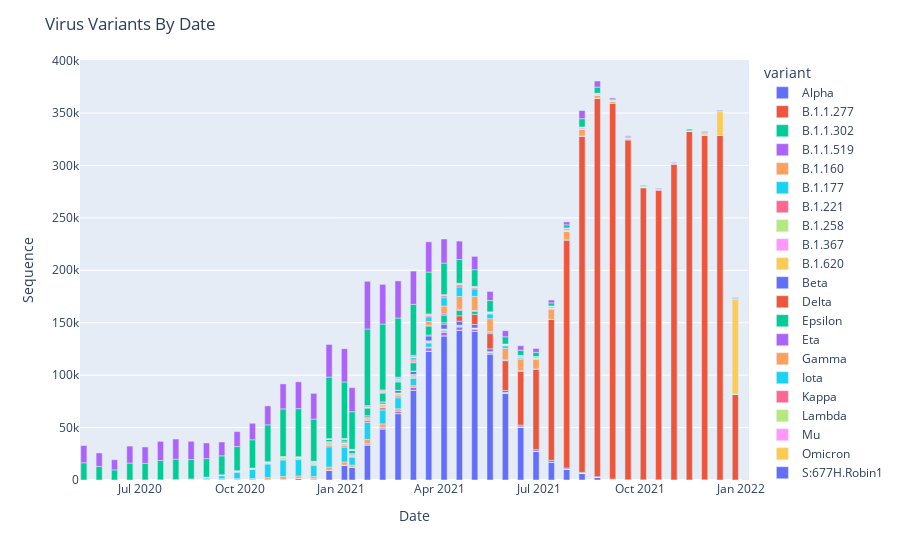

Source (notebook cell):
### Markdown cell above
# ============================================================
# Visualizing Data:

### Code cell
# by date

date = omi.groupby(['date', 'variant'])['num_sequences'].sum().reset_index()
data_vis = px.bar(date, x = 'date', y = 'num_sequences', color='variant')
data_vis.update_layout(
        title={
            'text' : 'Virus Variants By Date',
        },
    xaxis_title="Date",
    yaxis_title="Sequence"
)
data_vis.show()

### Figure 1 — Plotly figure (JSON) as saved in the notebook; plotly's stock layout.template omitted (floating-point values rounded to 4 significant figures)
{"data": [{"alignmentgroup": "True", "hovertemplate": "variant=Alpha<br>date=%{x}<br>num_sequences=%{y}<extra></extra>", "legendgroup": "Alpha", "marker": {"color": "#636efa", "pattern": {"shape": ""}}, "name": "Alpha", "offsetgroup": "Alpha", "orientation": "v", "showlegend": true, "textposition": "auto", "type": "bar", "x": ["2020-05-11", "2020-05-25", "2020-06-08", "2020-06-22", "2020-07-06", "2020-07-20", "2020-08-03", "2020-08-17", "2020-08-31", "2020-09-14", "2020-09-28", "2020-10-12", "2020-10-26", "2020-11-09", "2020-11-23", "2020-12-07", "2020-12-21", "2021-01-04", "2021-01-11", "2021-01-25", "2021-02-08", "2021-02-22", "2021-03-08", "2021-03-22", "2021-04-05", "2021-04-19", "2021-05-03", "2021-05-17", "2021-05-31", "2021-06-14", "2021-06-28", "2021-07-12", "2021-07-26", "2021-08-09", "2021-08-23", "2021-09-06", "2021-09-20", "2021-10-04", "2021-10-18", "2021-11-01", "2021-11-15", "2021-11-29", "2021-12-13", "2021-12-27", "2022-01-05"], "xaxis": "x", "y": [0, 0, 0, 0, 0, 0, 0, 0, 0, 0, 3, 15, 47, 381, 1450, 1128, 9061, 14002, 12101, 33497, 48817, 63335, 85363, 122805, 137566, 142801, 141711, 120332, 82479, 50137, 27240, 16749, 10348, 6747, 2893, 834, 291, 103, 136, 43, 36, 123, 17, 4, 0], "yaxis": "y"}, {"alignmentgroup": "True", "hovertemplate": "variant=B.1.1.277<br>date=%{x}<br>num_sequences=%{y}<extra></extra>", "legendgroup": "B.1.1.277", "marker": {"color": "#EF553B", "pattern": {"shape": ""}}, "name": "B.1.1.277", "offsetgroup": "B.1.1.277", "orientation": "v", "showlegend": true, "textposition": "auto", "type": "bar", "x": ["2020-05-11", "2020-05-25", "2020-06-08", "2020-06-22", "2020-07-06", "2020-07-20", "2020-08-03", "2020-08-17", "2020-08-31", "2020-09-14", "2020-09-28", "2020-10-12", "2020-10-26", "2020-11-09", "2020-11-23", "2020-12-07", "2020-12-21", "2021-01-04", "2021-01-11", "2021-01-25", "2021-02-08", "2021-02-22", "2021-03-08", "2021-03-22", "2021-04-05", "2021-04-19", "2021-05-03", "2021-05-17", "2021-05-31", "2021-06-14", "2021-06-28", "2021-07-12", "2021-07-26", "2021-08-09", "2021-08-23", "2021-09-06", "2021-09-20", "2021-10-04", "2021-10-18", "2021-11-01", "2021-11-15", "2021-11-29", "2021-12-13", "2021-12-27", "2022-01-05"], "xaxis": "x", "y": [0, 0, 0, 0, 0, 7, 12, 43, 94, 143, 178, 120, 155, 180, 72, 42, 28, 29, 10, 20, 21, 12, 9, 3, 0, 1, 0, 0, 0, 0, 0, 2, 2, 0, 0, 0, 0, 0, 0, 0, 0, 0, 0, 0, 0], "yaxis": "y"}, {"alignmentgroup": "True", "hovertemplate": "variant=B.1.1.302<br>date=%{x}<br>num_sequences=%{y}<extra></extra>", "legendgroup": "B.1.1.302", "marker": {"color": "#00cc96", "pattern": {"shape": ""}}, "name": "B.1.1.302", "offsetgroup": "B.1.1.302", "orientation": "v", "showlegend": true, "textposition": "auto", "type": "bar", "x": ["2020-05-11", "2020-05-25", "2020-06-08", "2020-06-22", "2020-07-06", "2020-07-20", "2020-08-03", "2020-08-17", "2020-08-31", "2020-09-14", "2020-09-28", "2020-10-12", "2020-10-26", "2020-11-09", "2020-11-23", "2020-12-07", "2020-12-21", "2021-01-04", "2021-01-11", "2021-01-25", "2021-02-08", "2021-02-22", "2021-03-08", "2021-03-22", "2021-04-05", "2021-04-19", "2021-05-03", "2021-05-17", "2021-05-31", "2021-06-14", "2021-06-28", "2021-07-12", "2021-07-26", "2021-08-09", "2021-08-23", "2021-09-06", "2021-09-20", "2021-10-04", "2021-10-18", "2021-11-01", "2021-11-15", "2021-11-29", "2021-12-13", "2021-12-27", "2022-01-05"], "xaxis": "x", "y": [0, 0, 0, 0, 0, 3, 8, 12, 24, 32, 27, 31, 21, 21, 27, 29, 42, 21, 7, 45, 33, 51, 42, 4, 5, 0, 0, 0, 0, 0, 0, 0, 0, 0, 0, 0, 0, 0, 0, 1, 0, 0, 0, 0, 0], "yaxis": "y"}, {"alignmentgroup": "True", "hovertemplate": "variant=B.1.1.519<br>date=%{x}<br>num_sequences=%{y}<extra></extra>", "legendgroup": "B.1.1.519", "marker": {"color": "#ab63fa", "pattern": {"shape": ""}}, "name": "B.1.1.519", "offsetgroup": "B.1.1.519", "orientation": "v", "showlegend": true, "textposition": "auto", "type": "bar", "x": ["2020-05-11", "2020-05-25", "2020-06-08", "2020-06-22", "2020-07-06", "2020-07-20", "2020-08-03", "2020-08-17", "2020-08-31", "2020-09-14", "2020-09-28", "2020-10-12", "2020-10-26", "2020-11-09", "2020-11-23", "2020-12-07", "2020-12-21", "2021-01-04", "2021-01-11", "2021-01-25", "2021-02-08", "2021-02-22", "2021-03-08", "2021-03-22", "2021-04-05", "2021-04-19", "2021-05-03", "2021-05-17", "2021-05-31", "2021-06-14", "2021-06-28", "2021-07-12", "2021-07-26", "2021-08-09", "2021-08-23", "2021-09-06", "2021-09-20", "2021-10-04", "2021-10-18", "2021-11-01", "2021-11-15", "2021-11-29", "2021-12-13", "2021-12-27", "2022-01-05"], "xaxis": "x", "y": [0, 0, 0, 0, 0, 0, 0, 0, 0, 0, 0, 0, 1, 5, 17, 34, 82, 184, 244, 925, 1067, 2124, 2961, 3100, 3420, 3241, 2276, 1573, 800, 426, 231, 74, 18, 9, 2, 3, 5, 0, 0, 2, 1, 0, 0, 0, 0], "yaxis": "y"}, {"alignmentgroup": "True", "hovertemplate": "variant=B.1.160<br>date=%{x}<br>num_sequences=%{y}<extra></extra>", "legendgroup": "B.1.160", "marker": {"color": "#FFA15A", "pattern": {"shape": ""}}, "name": "B.1.160", "offsetgroup": "B.1.160", "orientation": "v", "showlegend": true, "textposition": "auto", "type": "bar", "x": ["2020-05-11", "2020-05-25", "2020-06-08", "2020-06-22", "2020-07-06", "2020-07-20", "2020-08-03", "2020-08-17", "2020-08-31", "2020-09-14", "2020-09-28", "2020-10-12", "2020-10-26", "2020-11-09", "2020-11-23", "2020-12-07", "2020-12-21", "2021-01-04", "2021-01-11", "2021-01-25", "2021-02-08", "2021-02-22", "2021-03-08", "2021-03-22", "2021-04-05", "2021-04-19", "2021-05-03", "2021-05-17", "2021-05-31", "2021-06-14", "2021-06-28", "2021-07-12", "2021-07-26", "2021-08-09", "2021-08-23", "2021-09-06", "2021-09-20", "2021-10-04", "2021-10-18", "2021-11-01", "2021-11-15", "2021-11-29", "2021-12-13", "2021-12-27", "2022-01-05"], "xaxis": "x", "y": [0, 0, 0, 0, 0, 8, 22, 89, 386, 1017, 1049, 1188, 2017, 2773, 2274, 2029, 3110, 2934, 1838, 4164, 3587, 2362, 1585, 838, 351, 134, 85, 44, 15, 15, 9, 28, 26, 11, 10, 3, 0, 4, 1, 3, 1, 0, 2, 7, 0], "yaxis": "y"}, {"alignmentgroup": "True", "hovertemplate": "variant=B.1.177<br>date=%{x}<br>num_sequences=%{y}<extra></extra>", "legendgroup": "B.1.177", "marker": {"color": "#19d3f3", "pattern": {"shape": ""}}, "name": "B.1.177", "offsetgroup": "B.1.177", "orientation": "v", "showlegend": true, "textposition": "auto", "type": "bar", "x": ["2020-05-11", "2020-05-25", "2020-06-08", "2020-06-22", "2020-07-06", "2020-07-20", "2020-08-03", "2020-08-17", "2020-08-31", "2020-09-14", "2020-09-28", "2020-10-12", "2020-10-26", "2020-11-09", "2020-11-23", "2020-12-07", "2020-12-21", "2021-01-04", "2021-01-11", "2021-01-25", "2021-02-08", "2021-02-22", "2021-03-08", "2021-03-22", "2021-04-05", "2021-04-19", "2021-05-03", "2021-05-17", "2021-05-31", "2021-06-14", "2021-06-28", "2021-07-12", "2021-07-26", "2021-08-09", "2021-08-23", "2021-09-06", "2021-09-20", "2021-10-04", "2021-10-18", "2021-11-01", "2021-11-15", "2021-11-29", "2021-12-13", "2021-12-27", "2022-01-05"], "xaxis": "x", "y": [2, 0, 2, 8, 72, 88, 172, 499, 1400, 2923, 6225, 8693, 13008, 15723, 15622, 10489, 19350, 14161, 7598, 16292, 13285, 10588, 6975, 3935, 1578, 813, 491, 252, 65, 41, 9, 19, 17, 15, 6, 2, 1, 14, 15, 1, 3, 2, 2, 1, 0], "yaxis": "y"}, {"alignmentgroup": "True", "hovertemplate": "variant=B.1.221<br>date=%{x}<br>num_sequences=%{y}<extra></extra>", "legendgroup": "B.1.221", "marker": {"color": "#FF6692", "pattern": {"shape": ""}}, "name": "B.1.221", "offsetgroup": "B.1.221", "orientation": "v", "showlegend": true, "textposition": "auto", "type": "bar", "x": ["2020-05-11", "2020-05-25", "2020-06-08", "2020-06-22", "2020-07-06", "2020-07-20", "2020-08-03", "2020-08-17", "2020-08-31", "2020-09-14", "2020-09-28", "2020-10-12", "2020-10-26", "2020-11-09", "2020-11-23", "2020-12-07", "2020-12-21", "2021-01-04", "2021-01-11", "2021-01-25", "2021-02-08", "2021-02-22", "2021-03-08", "2021-03-22", "2021-04-05", "2021-04-19", "2021-05-03", "2021-05-17", "2021-05-31", "2021-06-14", "2021-06-28", "2021-07-12", "2021-07-26", "2021-08-09", "2021-08-23", "2021-09-06", "2021-09-20", "2021-10-04", "2021-10-18", "2021-11-01", "2021-11-15", "2021-11-29", "2021-12-13", "2021-12-27", "2022-01-05"], "xaxis": "x", "y": [0, 0, 0, 5, 1, 5, 43, 89, 173, 193, 321, 307, 634, 682, 737, 908, 1442, 1255, 743, 2079, 2236, 1630, 1076, 531, 184, 58, 22, 7, 7, 0, 3, 1, 1, 0, 0, 0, 0, 1, 0, 1, 0, 0, 2, 0, 0], "yaxis": "y"}, {"alignmentgroup": "True", "hovertemplate": "variant=B.1.258<br>date=%{x}<br>num_sequences=%{y}<extra></extra>", "legendgroup": "B.1.258", "marker": {"color": "#B6E880", "pattern": {"shape": ""}}, "name": "B.1.258", "offsetgroup": "B.1.258", "orientation": "v", "showlegend": true, "textposition": "auto", "type": "bar", "x": ["2020-05-11", "2020-05-25", "2020-06-08", "2020-06-22", "2020-07-06", "2020-07-20", "2020-08-03", "2020-08-17", "2020-08-31", "2020-09-14", "2020-09-28", "2020-10-12", "2020-10-26", "2020-11-09", "2020-11-23", "2020-12-07", "2020-12-21", "2021-01-04", "2021-01-11", "2021-01-25", "2021-02-08", "2021-02-22", "2021-03-08", "2021-03-22", "2021-04-05", "2021-04-19", "2021-05-03", "2021-05-17", "2021-05-31", "2021-06-14", "2021-06-28", "2021-07-12", "2021-07-26", "2021-08-09", "2021-08-23", "2021-09-06", "2021-09-20", "2021-10-04", "2021-10-18", "2021-11-01", "2021-11-15", "2021-11-29", "2021-12-13", "2021-12-27", "2022-01-05"], "xaxis": "x", "y": [1, 2, 1, 2, 15, 27, 112, 185, 408, 377, 784, 785, 1219, 2034, 1213, 1885, 2763, 2670, 1666, 2591, 3500, 2845, 2614, 1501, 837, 408, 221, 75, 17, 8, 7, 5, 1, 1, 1, 1, 0, 1, 2, 1, 0, 0, 1, 0, 0], "yaxis": "y"}, {"alignmentgroup": "True", "hovertemplate": "variant=B.1.367<br>date=%{x}<br>num_sequences=%{y}<extra></extra>", "legendgroup": "B.1.367", "marker": {"color": "#FF97FF", "pattern": {"shape": ""}}, "name": "B.1.367", "offsetgroup": "B.1.367", "orientation": "v", "showlegend": true, "textposition": "auto", "type": "bar", "x": ["2020-05-11", "2020-05-25", "2020-06-08", "2020-06-22", "2020-07-06", "2020-07-20", "2020-08-03", "2020-08-17", "2020-08-31", "2020-09-14", "2020-09-28", "2020-10-12", "2020-10-26", "2020-11-09", "2020-11-23", "2020-12-07", "2020-12-21", "2021-01-04", "2021-01-11", "2021-01-25", "2021-02-08", "2021-02-22", "2021-03-08", "2021-03-22", "2021-04-05", "2021-04-19", "2021-05-03", "2021-05-17", "2021-05-31", "2021-06-14", "2021-06-28", "2021-07-12", "2021-07-26", "2021-08-09", "2021-08-23", "2021-09-06", "2021-09-20", "2021-10-04", "2021-10-18", "2021-11-01", "2021-11-15", "2021-11-29", "2021-12-13", "2021-12-27", "2022-01-05"], "xaxis": "x", "y": [0, 0, 0, 0, 0, 1, 18, 107, 216, 199, 98, 86, 51, 39, 28, 21, 22, 18, 3, 25, 3, 13, 5, 0, 2, 1, 0, 0, 0, 0, 0, 0, 0, 0, 0, 1, 2, 1, 0, 0, 0, 0, 1, 0, 0], "yaxis": "y"}, {"alignmentgroup": "True", "hovertemplate": "variant=B.1.620<br>date=%{x}<br>num_sequences=%{y}<extra></extra>", "legendgroup": "B.1.620", "marker": {"color": "#FECB52", "pattern": {"shape": ""}}, "name": "B.1.620", "offsetgroup": "B.1.620", "orientation": "v", "showlegend": true, "textposition": "auto", "type": "bar", "x": ["2020-05-11", "2020-05-25", "2020-06-08", "2020-06-22", "2020-07-06", "2020-07-20", "2020-08-03", "2020-08-17", "2020-08-31", "2020-09-14", "2020-09-28", "2020-10-12", "2020-10-26", "2020-11-09", "2020-11-23", "2020-12-07", "2020-12-21", "2021-01-04", "2021-01-11", "2021-01-25", "2021-02-08", "2021-02-22", "2021-03-08", "2021-03-22", "2021-04-05", "2021-04-19", "2021-05-03", "2021-05-17", "2021-05-31", "2021-06-14", "2021-06-28", "2021-07-12", "2021-07-26", "2021-08-09", "2021-08-23", "2021-09-06", "2021-09-20", "2021-10-04", "2021-10-18", "2021-11-01", "2021-11-15", "2021-11-29", "2021-12-13", "2021-12-27", "2022-01-05"], "xaxis": "x", "y": [0, 0, 0, 0, 0, 0, 0, 0, 0, 0, 0, 0, 0, 0, 0, 0, 0, 0, 0, 0, 0, 1, 11, 24, 64, 122, 125, 155, 151, 154, 81, 40, 51, 25, 7, 3, 2, 0, 0, 0, 0, 0, 0, 0, 0], "yaxis": "y"}, {"alignmentgroup": "True", "hovertemplate": "variant=Beta<br>date=%{x}<br>num_sequences=%{y}<extra></extra>", "legendgroup": "Beta", "marker": {"color": "#636efa", "pattern": {"shape": ""}}, "name": "Beta", "offsetgroup": "Beta", "orientation": "v", "showlegend": true, "textposition": "auto", "type": "bar", "x": ["2020-05-11", "2020-05-25", "2020-06-08", "2020-06-22", "2020-07-06", "2020-07-20", "2020-08-03", "2020-08-17", "2020-08-31", "2020-09-14", "2020-09-28", "2020-10-12", "2020-10-26", "2020-11-09", "2020-11-23", "2020-12-07", "2020-12-21", "2021-01-04", "2021-01-11", "2021-01-25", "2021-02-08", "2021-02-22", "2021-03-08", "2021-03-22", "2021-04-05", "2021-04-19", "2021-05-03", "2021-05-17", "2021-05-31", "2021-06-14", "2021-06-28", "2021-07-12", "2021-07-26", "2021-08-09", "2021-08-23", "2021-09-06", "2021-09-20", "2021-10-04", "2021-10-18", "2021-11-01", "2021-11-15", "2021-11-29", "2021-12-13", "2021-12-27", "2022-01-05"], "xaxis": "x", "y": [0, 0, 0, 0, 0, 0, 0, 1, 21, 46, 71, 88, 148, 282, 306, 446, 650, 1139, 903, 1601, 1840, 2395, 3082, 4606, 4652, 3897, 3336, 2627, 1854, 1586, 1434, 1831, 1007, 417, 148, 50, 15, 10, 6, 4, 9, 3, 3, 0, 0], "yaxis": "y"}, {"alignmentgroup": "True", "hovertemplate": "variant=Delta<br>date=%{x}<br>num_sequences=%{y}<extra></extra>", "legendgroup": "Delta", "marker": {"color": "#EF553B", "pattern": {"shape": ""}}, "name": "Delta", "offsetgroup": "Delta", "orientation": "v", "showlegend": true, "textposition": "auto", "type": "bar", "x": ["2020-05-11", "2020-05-25", "2020-06-08", "2020-06-22", "2020-07-06", "2020-07-20", "2020-08-03", "2020-08-17", "2020-08-31", "2020-09-14", "2020-09-28", "2020-10-12", "2020-10-26", "2020-11-09", "2020-11-23", "2020-12-07", "2020-12-21", "2021-01-04", "2021-01-11", "2021-01-25", "2021-02-08", "2021-02-22", "2021-03-08", "2021-03-22", "2021-04-05", "2021-04-19", "2021-05-03", "2021-05-17", "2021-05-31", "2021-06-14", "2021-06-28", "2021-07-12", "2021-07-26", "2021-08-09", "2021-08-23", "2021-09-06", "2021-09-20", "2021-10-04", "2021-10-18", "2021-11-01", "2021-11-15", "2021-11-29", "2021-12-13", "2021-12-27", "2022-01-05"], "xaxis": "x", "y": [0, 0, 0, 0, 0, 0, 0, 0, 0, 0, 0, 0, 3, 13, 19, 20, 13, 18, 67, 58, 81, 133, 139, 936, 1280, 5105, 9712, 14518, 28481, 51537, 76695, 134426, 217542, 320819, 361094, 358262, 324192, 278709, 276511, 301472, 332572, 328930, 328647, 81869, 227], "yaxis": "y"}, {"alignmentgroup": "True", "hovertemplate": "variant=Epsilon<br>date=%{x}<br>num_sequences=%{y}<extra></extra>", "legendgroup": "Epsilon", "marker": {"color": "#00cc96", "pattern": {"shape": ""}}, "name": "Epsilon", "offsetgroup": "Epsilon", "orientation": "v", "showlegend": true, "textposition": "auto", "type": "bar", "x": ["2020-05-11", "2020-05-25", "2020-06-08", "2020-06-22", "2020-07-06", "2020-07-20", "2020-08-03", "2020-08-17", "2020-08-31", "2020-09-14", "2020-09-28", "2020-10-12", "2020-10-26", "2020-11-09", "2020-11-23", "2020-12-07", "2020-12-21", "2021-01-04", "2021-01-11", "2021-01-25", "2021-02-08", "2021-02-22", "2021-03-08", "2021-03-22", "2021-04-05", "2021-04-19", "2021-05-03", "2021-05-17", "2021-05-31", "2021-06-14", "2021-06-28", "2021-07-12", "2021-07-26", "2021-08-09", "2021-08-23", "2021-09-06", "2021-09-20", "2021-10-04", "2021-10-18", "2021-11-01", "2021-11-15", "2021-11-29", "2021-12-13", "2021-12-27", "2022-01-05"], "xaxis": "x", "y": [0, 0, 0, 0, 0, 0, 0, 1, 1, 6, 11, 22, 45, 99, 195, 559, 2170, 2066, 3074, 7446, 8494, 8038, 7994, 8524, 7235, 5133, 2834, 1344, 416, 148, 65, 23, 11, 7, 79, 3, 81, 0, 2, 0, 0, 0, 1, 0, 0], "yaxis": "y"}, {"alignmentgroup": "True", "hovertemplate": "variant=Eta<br>date=%{x}<br>num_sequences=%{y}<extra></extra>", "legendgroup": "Eta", "marker": {"color": "#ab63fa", "pattern": {"shape": ""}}, "name": "Eta", "offsetgroup": "Eta", "orientation": "v", "showlegend": true, "textposition": "auto", "type": "bar", "x": ["2020-05-11", "2020-05-25", "2020-06-08", "2020-06-22", "2020-07-06", "2020-07-20", "2020-08-03", "2020-08-17", "2020-08-31", "2020-09-14", "2020-09-28", "2020-10-12", "2020-10-26", "2020-11-09", "2020-11-23", "2020-12-07", "2020-12-21", "2021-01-04", "2021-01-11", "2021-01-25", "2021-02-08", "2021-02-22", "2021-03-08", "2021-03-22", "2021-04-05", "2021-04-19", "2021-05-03", "2021-05-17", "2021-05-31", "2021-06-14", "2021-06-28", "2021-07-12", "2021-07-26", "2021-08-09", "2021-08-23", "2021-09-06", "2021-09-20", "2021-10-04", "2021-10-18", "2021-11-01", "2021-11-15", "2021-11-29", "2021-12-13", "2021-12-27", "2022-01-05"], "xaxis": "x", "y": [0, 0, 0, 0, 0, 0, 0, 0, 0, 0, 0, 0, 0, 0, 0, 0, 10, 21, 61, 133, 297, 355, 652, 786, 1305, 1138, 858, 599, 259, 188, 168, 41, 16, 30, 2, 1, 2, 0, 0, 2, 0, 0, 0, 0, 0], "yaxis": "y"}, {"alignmentgroup": "True", "hovertemplate": "variant=Gamma<br>date=%{x}<br>num_sequences=%{y}<extra></extra>", "legendgroup": "Gamma", "marker": {"color": "#FFA15A", "pattern": {"shape": ""}}, "name": "Gamma", "offsetgroup": "Gamma", "orientation": "v", "showlegend": true, "textposition": "auto", "type": "bar", "x": ["2020-05-11", "2020-05-25", "2020-06-08", "2020-06-22", "2020-07-06", "2020-07-20", "2020-08-03", "2020-08-17", "2020-08-31", "2020-09-14", "2020-09-28", "2020-10-12", "2020-10-26", "2020-11-09", "2020-11-23", "2020-12-07", "2020-12-21", "2021-01-04", "2021-01-11", "2021-01-25", "2021-02-08", "2021-02-22", "2021-03-08", "2021-03-22", "2021-04-05", "2021-04-19", "2021-05-03", "2021-05-17", "2021-05-31", "2021-06-14", "2021-06-28", "2021-07-12", "2021-07-26", "2021-08-09", "2021-08-23", "2021-09-06", "2021-09-20", "2021-10-04", "2021-10-18", "2021-11-01", "2021-11-15", "2021-11-29", "2021-12-13", "2021-12-27", "2022-01-05"], "xaxis": "x", "y": [0, 0, 0, 0, 0, 0, 0, 0, 0, 0, 0, 0, 0, 2, 3, 6, 29, 142, 113, 275, 486, 1156, 2039, 3503, 7445, 12148, 13433, 12328, 11128, 11029, 9094, 9675, 7891, 6174, 2921, 1840, 1117, 552, 310, 178, 68, 59, 12, 0, 0], "yaxis": "y"}, {"alignmentgroup": "True", "hovertemplate": "variant=Iota<br>date=%{x}<br>num_sequences=%{y}<extra></extra>", "legendgroup": "Iota", "marker": {"color": "#19d3f3", "pattern": {"shape": ""}}, "name": "Iota", "offsetgroup": "Iota", "orientation": "v", "showlegend": true, "textposition": "auto", "type": "bar", "x": ["2020-05-11", "2020-05-25", "2020-06-08", "2020-06-22", "2020-07-06", "2020-07-20", "2020-08-03", "2020-08-17", "2020-08-31", "2020-09-14", "2020-09-28", "2020-10-12", "2020-10-26", "2020-11-09", "2020-11-23", "2020-12-07", "2020-12-21", "2021-01-04", "2021-01-11", "2021-01-25", "2021-02-08", "2021-02-22", "2021-03-08", "2021-03-22", "2021-04-05", "2021-04-19", "2021-05-03", "2021-05-17", "2021-05-31", "2021-06-14", "2021-06-28", "2021-07-12", "2021-07-26", "2021-08-09", "2021-08-23", "2021-09-06", "2021-09-20", "2021-10-04", "2021-10-18", "2021-11-01", "2021-11-15", "2021-11-29", "2021-12-13", "2021-12-27", "2022-01-05"], "xaxis": "x", "y": [0, 0, 0, 0, 0, 0, 0, 0, 0, 0, 0, 0, 0, 0, 2, 9, 20, 73, 84, 253, 799, 1289, 2157, 4587, 7948, 9160, 7119, 4619, 2336, 1174, 581, 369, 193, 73, 34, 14, 8, 2, 1, 0, 0, 0, 1, 0, 0], "yaxis": "y"}, {"alignmentgroup": "True", "hovertemplate": "variant=Kappa<br>date=%{x}<br>num_sequences=%{y}<extra></extra>", "legendgroup": "Kappa", "marker": {"color": "#FF6692", "pattern": {"shape": ""}}, "name": "Kappa", "offsetgroup": "Kappa", "orientation": "v", "showlegend": true, "textposition": "auto", "type": "bar", "x": ["2020-05-11", "2020-05-25", "2020-06-08", "2020-06-22", "2020-07-06", "2020-07-20", "2020-08-03", "2020-08-17", "2020-08-31", "2020-09-14", "2020-09-28", "2020-10-12", "2020-10-26", "2020-11-09", "2020-11-23", "2020-12-07", "2020-12-21", "2021-01-04", "2021-01-11", "2021-01-25", "2021-02-08", "2021-02-22", "2021-03-08", "2021-03-22", "2021-04-05", "2021-04-19", "2021-05-03", "2021-05-17", "2021-05-31", "2021-06-14", "2021-06-28", "2021-07-12", "2021-07-26", "2021-08-09", "2021-08-23", "2021-09-06", "2021-09-20", "2021-10-04", "2021-10-18", "2021-11-01", "2021-11-15", "2021-11-29", "2021-12-13", "2021-12-27", "2022-01-05"], "xaxis": "x", "y": [0, 0, 0, 0, 0, 0, 0, 0, 0, 0, 0, 0, 0, 0, 0, 3, 5, 13, 7, 9, 44, 194, 541, 1199, 1745, 1879, 1015, 342, 255, 110, 59, 23, 7, 3, 6, 5, 12, 0, 0, 0, 0, 0, 1, 0, 0], "yaxis": "y"}, {"alignmentgroup": "True", "hovertemplate": "variant=Lambda<br>date=%{x}<br>num_sequences=%{y}<extra></extra>", "legendgroup": "Lambda", "marker": {"color": "#B6E880", "pattern": {"shape": ""}}, "name": "Lambda", "offsetgroup": "Lambda", "orientation": "v", "showlegend": true, "textposition": "auto", "type": "bar", "x": ["2020-05-11", "2020-05-25", "2020-06-08", "2020-06-22", "2020-07-06", "2020-07-20", "2020-08-03", "2020-08-17", "2020-08-31", "2020-09-14", "2020-09-28", "2020-10-12", "2020-10-26", "2020-11-09", "2020-11-23", "2020-12-07", "2020-12-21", "2021-01-04", "2021-01-11", "2021-01-25", "2021-02-08", "2021-02-22", "2021-03-08", "2021-03-22", "2021-04-05", "2021-04-19", "2021-05-03", "2021-05-17", "2021-05-31", "2021-06-14", "2021-06-28", "2021-07-12", "2021-07-26", "2021-08-09", "2021-08-23", "2021-09-06", "2021-09-20", "2021-10-04", "2021-10-18", "2021-11-01", "2021-11-15", "2021-11-29", "2021-12-13", "2021-12-27", "2022-01-05"], "xaxis": "x", "y": [0, 0, 0, 0, 0, 0, 0, 0, 0, 0, 0, 0, 0, 1, 0, 0, 0, 2, 2, 35, 37, 67, 141, 292, 368, 804, 760, 790, 609, 1071, 817, 821, 826, 574, 531, 323, 205, 120, 102, 52, 46, 8, 6, 1, 0], "yaxis": "y"}, {"alignmentgroup": "True", "hovertemplate": "variant=Mu<br>date=%{x}<br>num_sequences=%{y}<extra></extra>", "legendgroup": "Mu", "marker": {"color": "#FF97FF", "pattern": {"shape": ""}}, "name": "Mu", "offsetgroup": "Mu", "orientation": "v", "showlegend": true, "textposition": "auto", "type": "bar", "x": ["2020-05-11", "2020-05-25", "2020-06-08", "2020-06-22", "2020-07-06", "2020-07-20", "2020-08-03", "2020-08-17", "2020-08-31", "2020-09-14", "2020-09-28", "2020-10-12", "2020-10-26", "2020-11-09", "2020-11-23", "2020-12-07", "2020-12-21", "2021-01-04", "2021-01-11", "2021-01-25", "2021-02-08", "2021-02-22", "2021-03-08", "2021-03-22", "2021-04-05", "2021-04-19", "2021-05-03", "2021-05-17", "2021-05-31", "2021-06-14", "2021-06-28", "2021-07-12", "2021-07-26", "2021-08-09", "2021-08-23", "2021-09-06", "2021-09-20", "2021-10-04", "2021-10-18", "2021-11-01", "2021-11-15", "2021-11-29", "2021-12-13", "2021-12-27", "2022-01-05"], "xaxis": "x", "y": [0, 0, 0, 0, 0, 0, 0, 0, 0, 0, 0, 0, 0, 0, 0, 0, 1, 0, 1, 2, 0, 1, 19, 37, 111, 408, 503, 698, 783, 1165, 1298, 1809, 2398, 1766, 1112, 844, 510, 426, 154, 91, 72, 26, 7, 6, 0], "yaxis": "y"}, {"alignmentgroup": "True", "hovertemplate": "variant=Omicron<br>date=%{x}<br>num_sequences=%{y}<extra></extra>", "legendgroup": "Omicron", "marker": {"color": "#FECB52", "pattern": {"shape": ""}}, "name": "Omicron", "offsetgroup": "Omicron", "orientation": "v", "showlegend": true, "textposition": "auto", "type": "bar", "x": ["2020-05-11", "2020-05-25", "2020-06-08", "2020-06-22", "2020-07-06", "2020-07-20", "2020-08-03", "2020-08-17", "2020-08-31", "2020-09-14", "2020-09-28", "2020-10-12", "2020-10-26", "2020-11-09", "2020-11-23", "2020-12-07", "2020-12-21", "2021-01-04", "2021-01-11", "2021-01-25", "2021-02-08", "2021-02-22", "2021-03-08", "2021-03-22", "2021-04-05", "2021-04-19", "2021-05-03", "2021-05-17", "2021-05-31", "2021-06-14", "2021-06-28", "2021-07-12", "2021-07-26", "2021-08-09", "2021-08-23", "2021-09-06", "2021-09-20", "2021-10-04", "2021-10-18", "2021-11-01", "2021-11-15", "2021-11-29", "2021-12-13", "2021-12-27", "2022-01-05"], "xaxis": "x", "y": [0, 0, 0, 0, 0, 0, 0, 0, 0, 0, 0, 0, 0, 0, 0, 0, 0, 0, 0, 0, 0, 0, 0, 0, 0, 0, 0, 0, 0, 0, 0, 0, 0, 0, 0, 0, 0, 0, 1, 4, 42, 1303, 22643, 90795, 750], "yaxis": "y"}, {"alignmentgroup": "True", "hovertemplate": "variant=S:677H.Robin1<br>date=%{x}<br>num_sequences=%{y}<extra></extra>", "legendgroup": "S:677H.Robin1", "marker": {"color": "#636efa", "pattern": {"shape": ""}}, "name": "S:677H.Robin1", "offsetgroup": "S:677H.Robin1", "orientation": "v", "showlegend": true, "textposition": "auto", "type": "bar", "x": ["2020-05-11", "2020-05-25", "2020-06-08", "2020-06-22", "2020-07-06", "2020-07-20", "2020-08-03", "2020-08-17", "2020-08-31", "2020-09-14", "2020-09-28", "2020-10-12", "2020-10-26", "2020-11-09", "2020-11-23", "2020-12-07", "2020-12-21", "2021-01-04", "2021-01-11", "2021-01-25", "2021-02-08", "2021-02-22", "2021-03-08", "2021-03-22", "2021-04-05", "2021-04-19", "2021-05-03", "2021-05-17", "2021-05-31", "2021-06-14", "2021-06-28", "2021-07-12", "2021-07-26", "2021-08-09", "2021-08-23", "2021-09-06", "2021-09-20", "2021-10-04", "2021-10-18", "2021-11-01", "2021-11-15", "2021-11-29", "2021-12-13", "2021-12-27", "2022-01-05"], "xaxis": "x", "y": [0, 0, 0, 0, 0, 0, 0, 1, 13, 21, 63, 32, 57, 142, 175, 185, 303, 549, 434, 798, 665, 820, 803, 696, 439, 239, 65, 24, 14, 1, 0, 3, 0, 1, 1, 1, 0, 0, 0, 0, 0, 1, 1, 0, 0], "yaxis": "y"}, {"alignmentgroup": "True", "hovertemplate": "variant=S:677P.Pelican<br>date=%{x}<br>num_sequences=%{y}<extra></extra>", "legendgroup": "S:677P.Pelican", "marker": {"color": "#EF553B", "pattern": {"shape": ""}}, "name": "S:677P.Pelican", "offsetgroup": "S:677P.Pelican", "orientation": "v", "showlegend": true, "textposition": "auto", "type": "bar", "x": ["2020-05-11", "2020-05-25", "2020-06-08", "2020-06-22", "2020-07-06", "2020-07-20", "2020-08-03", "2020-08-17", "2020-08-31", "2020-09-14", "2020-09-28", "2020-10-12", "2020-10-26", "2020-11-09", "2020-11-23", "2020-12-07", "2020-12-21", "2021-01-04", "2021-01-11", "2021-01-25", "2021-02-08", "2021-02-22", "2021-03-08", "2021-03-22", "2021-04-05", "2021-04-19", "2021-05-03", "2021-05-17", "2021-05-31", "2021-06-14", "2021-06-28", "2021-07-12", "2021-07-26", "2021-08-09", "2021-08-23", "2021-09-06", "2021-09-20", "2021-10-04", "2021-10-18", "2021-11-01", "2021-11-15", "2021-11-29", "2021-12-13", "2021-12-27", "2022-01-05"], "xaxis": "x", "y": [0, 0, 0, 0, 0, 0, 1, 0, 0, 0, 0, 0, 9, 38, 55, 94, 367, 336, 320, 689, 590, 598, 739, 470, 250, 153, 63, 24, 8, 2, 1, 0, 0, 1, 0, 6, 23, 0, 0, 0, 0, 0, 0, 0, 0], "yaxis": "y"}, {"alignmentgroup": "True", "hovertemplate": "variant=non_who<br>date=%{x}<br>num_sequences=%{y}<extra></extra>", "legendgroup": "non_who", "marker": {"color": "#00cc96", "pattern": {"shape": ""}}, "name": "non_who", "offsetgroup": "non_who", "orientation": "v", "showlegend": true, "textposition": "auto", "type": "bar", "x": ["2020-05-11", "2020-05-25", "2020-06-08", "2020-06-22", "2020-07-06", "2020-07-20", "2020-08-03", "2020-08-17", "2020-08-31", "2020-09-14", "2020-09-28", "2020-10-12", "2020-10-26", "2020-11-09", "2020-11-23", "2020-12-07", "2020-12-21", "2021-01-04", "2021-01-11", "2021-01-25", "2021-02-08", "2021-02-22", "2021-03-08", "2021-03-22", "2021-04-05", "2021-04-19", "2021-05-03", "2021-05-17", "2021-05-31", "2021-06-14", "2021-06-28", "2021-07-12", "2021-07-26", "2021-08-09", "2021-08-23", "2021-09-06", "2021-09-20", "2021-10-04", "2021-10-18", "2021-11-01", "2021-11-15", "2021-11-29", "2021-12-13", "2021-12-27", "2022-01-05"], "xaxis": "x", "y": [16436, 12903, 9660, 16160, 15764, 18421, 19535, 18469, 17651, 18102, 23048, 27008, 35213, 45424, 45833, 40239, 58660, 53848, 35838, 73089, 62821, 56462, 48556, 39910, 30086, 22680, 15973, 10814, 6908, 4959, 3985, 2958, 2977, 7890, 5850, 1105, 904, 635, 621, 598, 933, 931, 628, 611, 2], "yaxis": "y"}, {"alignmentgroup": "True", "hovertemplate": "variant=others<br>date=%{x}<br>num_sequences=%{y}<extra></extra>", "legendgroup": "others", "marker": {"color": "#ab63fa", "pattern": {"shape": ""}}, "name": "others", "offsetgroup": "others", "orientation": "v", "showlegend": true, "textposition": "auto", "type": "bar", "x": ["2020-05-11", "2020-05-25", "2020-06-08", "2020-06-22", "2020-07-06", "2020-07-20", "2020-08-03", "2020-08-17", "2020-08-31", "2020-09-14", "2020-09-28", "2020-10-12", "2020-10-26", "2020-11-09", "2020-11-23", "2020-12-07", "2020-12-21", "2021-01-04", "2021-01-11", "2021-01-25", "2021-02-08", "2021-02-22", "2021-03-08", "2021-03-22", "2021-04-05", "2021-04-19", "2021-05-03", "2021-05-17", "2021-05-31", "2021-06-14", "2021-06-28", "2021-07-12", "2021-07-26", "2021-08-09", "2021-08-23", "2021-09-06", "2021-09-20", "2021-10-04", "2021-10-18", "2021-11-01", "2021-11-15", "2021-11-29", "2021-12-13", "2021-12-27", "2022-01-05"], "xaxis": "x", "y": [16433, 12901, 9657, 16145, 15676, 18282, 19147, 17444, 14937, 13197, 14303, 15766, 18041, 23787, 25613, 24523, 31151, 31691, 22975, 45461, 37834, 35418, 31736, 28808, 22956, 17510, 12625, 8660, 5831, 4312, 3644, 2786, 2861, 7827, 5823, 1085, 871, 614, 603, 589, 928, 928, 619, 603, 2], "yaxis": "y"}], "layout": {"barmode": "relative", "legend": {"title": {"text": "variant"}, "tracegroupgap": 0}, "margin": {"t": 60}, "title": {"text": "Virus Variants By Date"}, "xaxis": {"anchor": "y", "domain": [0, 1], "title": {"text": "Date"}}, "yaxis": {"anchor": "x", "domain": [0, 1], "title": {"text": "Sequence"}}}}
